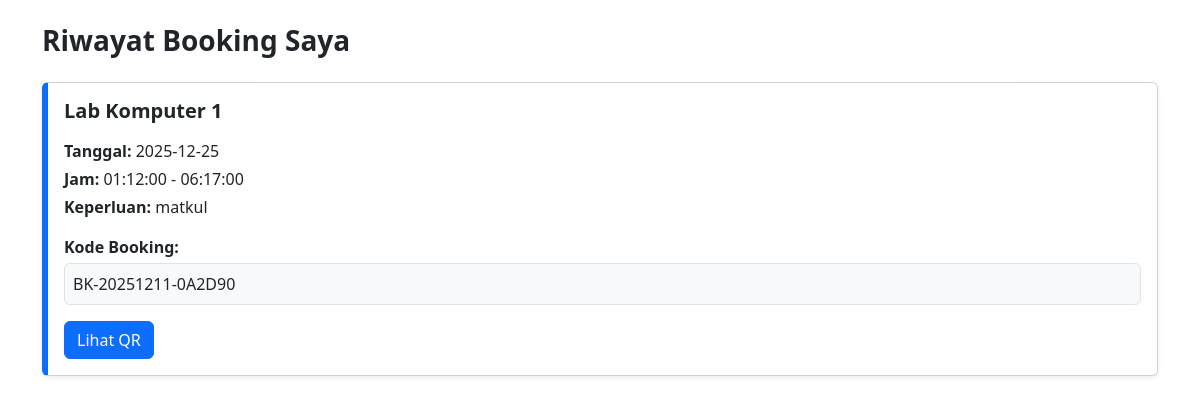
Page /user/riwayat.php (signed in) on the committed database.
### tables this page shows
CREATE TABLE `booking_lab` (
  `id` int NOT NULL,
  `nama` varchar(100) NOT NULL,
  `kelas` varchar(50) NOT NULL,
  `nim` varchar(30) NOT NULL,
  `nohp` varchar(20) NOT NULL,
  `lab` varchar(50) NOT NULL,
  `tanggal` date NOT NULL,
  `jam_mulai` time NOT NULL,
  `jam_selesai` time NOT NULL,
  `keperluan` varchar(255) NOT NULL,
  `kode_booking` varchar(50) NOT NULL,
  `qr_code` varchar(255) DEFAULT NULL,
  `status` enum('pending','approve','reject') DEFAULT 'pending',
  `created_at` timestamp NULL DEFAULT CURRENT_TIMESTAMP,
  `format` enum('sedang','selesai') NOT NULL
);

### public/user/riwayat.php (the view, shortened to what this page needs)
<?php
include '../../config/config.php';
$user_id = $_SESSION['id'];
$sql = "SELECT * FROM booking_lab
        WHERE id = '$user_id'
        ORDER BY tanggal DESC, jam_mulai DESC";
$result = mysqli_query($conn, $sql);
?>
<!doctype html>
<html lang="id">
<head>
<link rel="stylesheet" href="https://cdn.jsdelivr.net/npm/bootstrap@5.3.2/dist/css/bootstrap.min.css">
</head>
<body>
<div class="container py-4">
    <h3 class="mb-4 fw-bold">Riwayat Booking Saya</h3>
    <?php
    while ($row = mysqli_fetch_assoc($result)) : ?>
    <div class="card mb-3 card-booking shadow-sm">
        <div class="card-body">
            <h5 class="fw-bold mb-3"><?= $row['lab']; ?></h5>
            <p class="mb-1"><span class="label-bold">Tanggal:</span> <?= $row['tanggal']; ?></p>
            <p class="mb-1"><span class="label-bold">Jam:</span> <?= $row['jam_mulai']; ?> - <?= $row['jam_selesai']; ?></p>
            <p class="mb-1"><span class="label-bold">Keperluan:</span> <?= htmlspecialchars($row['keperluan']); ?></p>
        <p class="mt-3 mb-1"><span class="label-bold">Kode Booking:</span></p>
        <div class="p-2 bg-light border rounded">
            <?= $row['kode_booking']; ?>
        </div>
        <a href="qrcode.php?nama=<?= urlencode($row['nama']); ?>
        &nim=<?= urlencode($row['nim']); ?>
        &lab=<?= urlencode($row['lab']); ?>
        &tanggal=<?= urlencode($row['tanggal']); ?>
        &waktu=<?= urlencode($row['jam_mulai'].' - '.$row['jam_selesai']); ?>"
        class="btn btn-primary mt-3">
            Lihat QR
        </a>
        </div>
    </div>
    <?php endwhile; ?>
</div>
</body>
</html>

### public/user/riwayat.php (style rules this page uses)
.card-booking { border-left: 6px solid #0d6efd; transition: 0.2s; }
.label-bold { font-weight: bold; }

### rows in the picture
booking_lab: lab "Lab Komputer 1", tanggal "2025-12-25", jam_mulai "01:12:00", jam_selesai "06:17:00", keperluan "matkul", kode_booking "BK-20251211-0A2D90"
